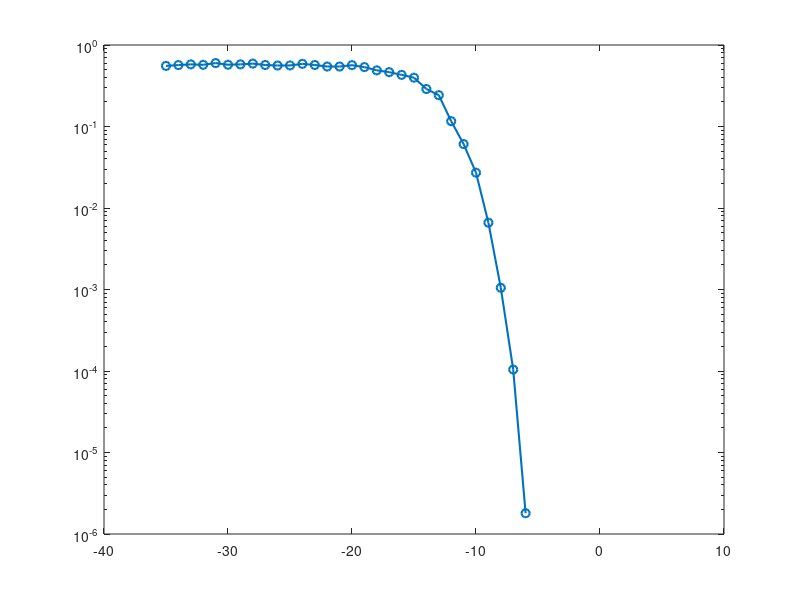

Here is the MATLAB script that generated this plot: (Note: this script raises an error after producing the figure.)
clear;clc;close all;
load('1511_simul_data');

snrVect=(-35:3);
SFVect=(7:12);

prod=0;
for kSF = SFVect
    prod = prod + 1;
    plot = semilogy(snrVect,berEst(:,:,kSF),'o-','LineWidth', 1.5);
    plot(1).SeriesIndex = prod;
    plot(1).ColorMode = 'auto';
    hold on
end
ylim([10^(-6) 10^0]);
xlim([-35 -5]);
legendStrings = "SF = " + string(SFVect) ;
legend(legendStrings);
title("BER Curves from LoRa simulation , AWGN channel (CR = 4, no CRC, no Gray coding)");

xlabel('SNR (dB)')
ylabel('BER')
grid
hold on

%% ADDING calculated BER curves

% prod=0;
% for kSF = SFVect
%     disp([kSF]);
%     prod = prod + 1;
%     Pb =0.5*qfunc(1.28*sqrt(db2mag(snrVect)/kSF*2^kSF)-1.28*sqrt(kSF)+0.4);% (24)
%     plot = semilogy(snrVect,Pb,'.-.','LineWidth', 1);
%     plot(1).SeriesIndex = prod;
%     plot(1).ColorMode = 'auto';
%     hold on
% end
% 
% ylim([10^(-6) 10^0]);
% xlim([-35 -5]);
% legendStrings = "SF = " + string(SFVect) ;
% legend(legendStrings);
% title("BER Curves from LoRa simulation , AWGN channel (CR = 4, no CRC, no Gray coding)");
% 
% 
% xlabel('SNR (dB)')
% ylabel('BER')
% hold off;